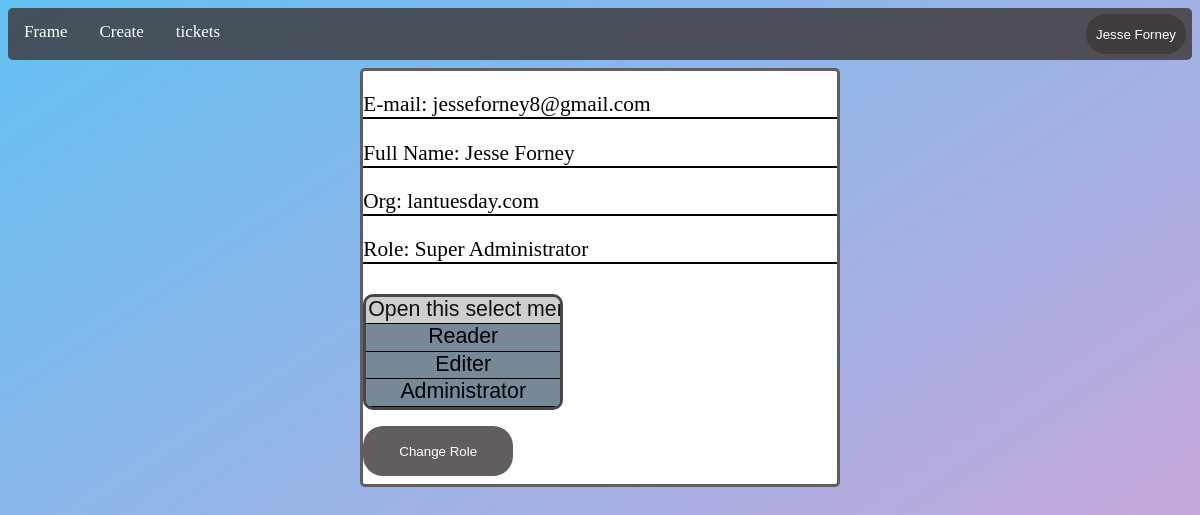
Page /role (signed in) on the committed database.
### models.py (models this page shows)
class User(db.Model, UserMixin):
    __tablename__ = 'users'
    id = db.Column(db.Integer, primary_key=True)
    email = db.Column(db.String(50), unique=True)
    firstname = db.Column(db.String(50))
    lastname = db.Column(db.String(50))
    password = db.Column(db.String(50))
    role = db.Column(db.String(50))
    org = db.Column(db.String(20))
    groups = db.relationship("Group", secondary=user_groups, backref="groups")

### auth.py (the view)
@auth.route("/role", methods=["POST", "GET"])
@login_required
def role():
    if request.method == "POST":
        newrole = request.form.get("role")
        current_user.role = newrole
        db.session.commit()
        flash("Role changed!", category="success")
    return render_template("role.html", user=current_user)

### __init__.py (called while the page is built)
def create_app():
    app = Flask(__name__)
    app.config["SECRET_KEY"] = ";rljshg;rfffss"
    app.config["SQLALCHEMY_DATABASE_URI"] = f"sqlite:///{DB_NAME}"
    db.init_app(app)
    from views import views
    from auth import auth
    app.register_blueprint(views, url_prefix="/")
    app.register_blueprint(auth, url_prefix="/")
    from models import User
    with app.app_context():
        db.create_all()
    login_manager = LoginManager()
    login_manager.login_view = "/login"
    login_manager.init_app(app)
    @login_manager.user_loader
    def load_user(id):
        return User.query.get(int(id))
    return app

### templates/role.html (shortened to what this page needs)
{% extends "base1.html" %}
{% block body %}
<p class="text-start">E-mail: {{ user.email }}</p>
<p class="text-start">Full Name: {{ user.firstname }} {{ user.lastname }}</p>
<p class="text-start">Org: {{ user.org }}</p>
<p class="text-start">Role: {{ user.role }}</p>
<form method="POST">
    <select class="form-select" name="role" id="role" multiple aria-label="multiple select example">
        <option selected>Open this select menu</option>
        <option value="Reader">Reader</option>
        <option value="Editer">Editer</option>
        <option value="Administrator">Administrator</option>
        <option value="Super Administrator">Super Administrator</option>
      </select>
    <br>
    <button type="submit" >Change Role</button>
  </form>
{% endblock %}

### templates/base1.html (shortened to what this page needs)
<!DOCTYPE html>
<html lang="en">
<head>
    <link rel="stylesheet" href="../static/styles.css">
</head>
<body>
    <div class="topnav">
        <a class="active" href="/">Frame</a>
        <div class="dropdown" id="namedropdwn">
            <button class="dropbtn" onclick="dropdown()">{{user.firstname}} {{user.lastname}}</button>
        </div>
        {%if user.org != ""%}
        <a href="/create">Create</a>
        <a href="/tickets">tickets</a>
        {%endif%}
    </div>
<div class="default1">
        {%block body%}{%endblock%}
</div>
</body>
</html>

### static/styles.css (style rules this page uses)
.topnav { background-color: rgba(61, 54, 54, 0.8); overflow: hidden; border-radius: 5px; }
.topnav a { float: left; color: white; text-align: center; padding: 14px 16px; text-decoration: none; font-size: 17px; }
.dropbtn { margin: 0; width: 100px; height: 40px; }
#namedropdwn { float: right; padding: 6px; border: none; font-size: 17px; }
html { background: linear-gradient(to bottom right, #33ccff -40%, #ff99cc 130%); height: 100%; background-attachment:fixed; }
p, h3 { color: white; font-family: Corbel light; font-size: 16pt; }
button { background: rgba(61, 54, 54, 0.8); color: white; border: none; border-radius: 20px; cursor: pointer; width: 150px; height: 50px; transition: opacity 0.15s; margin-top: 15px; margin-bottom: 8px ; }
select { text-align: center; background-color: lightslategray; border-radius: 10px; cursor: pointer; width:200px; overflow-y: auto; border: 3px solid rgba(61, 54, 54, 0.8); padding-bottom: 0; margin-top: 8px; }
option { font-size: 16pt; border-bottom: 1px solid black; }
.default1 { text-align: start; background-color:white; border:3px solid rgba(61, 54, 54, 0.8); margin: auto; width: 40%; border-radius: 5px; margin-top: 8px; }
.default1 p { color: black; border-bottom: 2px solid black; }

### rows in the picture
User: firstname "Jesse", lastname "Forney", email "jesseforney8@gmail.com", org "lantuesday.com", role "Super Administrator"
